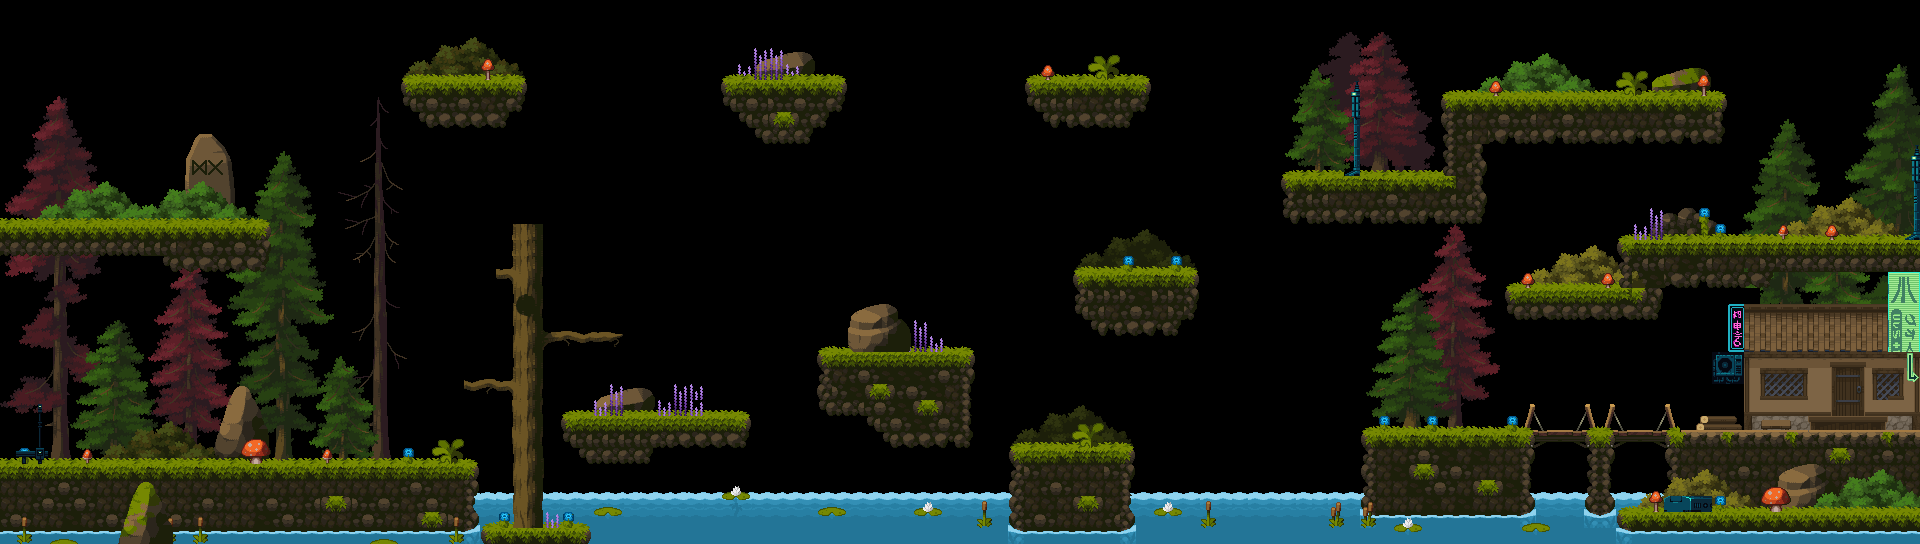

Tiled map render using the project's own tile images. Description and the map definition, with tile-layer contents summarised, below:
An orthogonal 120x34 tile map with 16x16 px tiles, 6 tile layers (Background4, Background3, Background2, Background1, ...), 13 tilesets and 56 objects (30x Coin, 9x ShopMenu, 3x SnailLeft, 3x BoarRight, 2x Potion, ...).

<map version="1.10" tiledversion="1.11.2" orientation="orthogonal" renderorder="right-down" width="120" height="34" tilewidth="16" tileheight="16" infinite="0" nextlayerid="17" nextobjectid="115">
 <editorsettings>
  <export target="level_embedded..tmx" format="tmx" />
 </editorsettings>
 <tileset firstgid="1" name="Tiles_alpha" tilewidth="16" tileheight="16" tilecount="625" columns="25" backgroundcolor="#00000000">
  <image source="../../../Assets/SpriteSheets/Legacy-Fantasy - High Forest 2.3/Assets/Tiles.png" trans="000000" width="400" height="400" />
 </tileset>
 <tileset firstgid="626" name="Red-Tree_alpha" tilewidth="16" tileheight="16" tilecount="6300" columns="84">
  <image source="../../../Assets/SpriteSheets/Legacy-Fantasy - High Forest 2.3/Trees/Red-Tree.png" trans="000000" width="1344" height="1200" />
 </tileset>
 <tileset firstgid="6926" name="Green-Tree_alpha" tilewidth="16" tileheight="16" tilecount="6300" columns="84">
  <image source="../../../Assets/SpriteSheets/Legacy-Fantasy - High Forest 2.3/Trees/Green-Tree.png" trans="000000" width="1344" height="1200" />
 </tileset>
 <tileset firstgid="13226" name="Props-Rocks_alpha" tilewidth="16" tileheight="16" tilecount="378" columns="18">
  <image source="../../../Assets/SpriteSheets/Legacy-Fantasy - High Forest 2.3/Assets/Props-Rocks.png" trans="000000" width="288" height="336" />
 </tileset>
 <tileset firstgid="13604" name="Buildings_alpha" tilewidth="16" tileheight="16" tilecount="625" columns="25">
  <image source="../../../Assets/SpriteSheets/Legacy-Fantasy - High Forest 2.3/Assets/Buildings.png" trans="000000" width="400" height="400" />
 </tileset>
 <tileset firstgid="14229" source="CyberOpen.tsx" />
 <tileset firstgid="14232" source="Shop_Menu.tsx" />
 <tileset firstgid="14241" source="antenna.tsx" />
 <tileset firstgid="14247" source="CyberTiles.tsx" />
 <tileset firstgid="14631" source="banner-neon-1.tsx" />
 <tileset firstgid="14634" source="control-box-3.tsx" />
 <tileset firstgid="14637" source="banner-arrow1.tsx" />
 <tileset firstgid="14639" source="banner-big-1.tsx" />
 <layer id="8" name="Background4" width="120" height="34">
  <data>[4080 cells, 1850 non-empty, 766 distinct tile ids]</data>
 </layer>
 <layer id="6" name="Background3" width="120" height="34">
  <data>[4080 cells, 808 non-empty, 407 distinct tile ids]</data>
 </layer>
 <layer id="1" name="Background2" width="120" height="34">
  <data>[4080 cells, 316 non-empty, 183 distinct tile ids]</data>
 </layer>
 <layer id="13" name="Background1" width="120" height="34">
  <data>[4080 cells, 144 non-empty, 59 distinct tile ids]</data>
 </layer>
 <layer id="2" name="Platforms" width="120" height="34">
  <data>[4080 cells, 213 non-empty, 15 distinct tile ids]</data>
 </layer>
 <objectgroup id="10" name="Objects">
  <object id="3" name="Coin" gid="541" x="490" y="383" width="16" height="16" />
  <object id="12" name="Coin" gid="541" x="712" y="62.5" width="16" height="16" />
  <object id="13" name="Coin" gid="541" x="104.667" y="136.667" width="16" height="16" />
  <object id="16" name="Coin" gid="541" x="536" y="530" width="16" height="16" />
  <object id="17" name="Coin" gid="541" x="682" y="418" width="16" height="16" />
  <object id="18" name="Coin" gid="541" x="867" y="331" width="16" height="16" />
  <object id="19" name="Potion" gid="566" x="1095" y="268" width="16" height="16" />
  <object id="23" name="Potion" gid="566" x="21.3333" y="222" width="16" height="16" />
  <object id="27" name="Coin" gid="541" x="120.667" y="136.667" width="16" height="16" />
  <object id="28" name="Coin" gid="541" x="136.667" y="136.667" width="16" height="16" />
  <object id="29" name="Coin" gid="541" x="152.667" y="136.667" width="16" height="16" />
  <object id="30" name="Coin" gid="541" x="1568.67" y="345.333" width="16" height="16" />
  <object id="31" name="Coin" gid="541" x="1584.67" y="345.333" width="16" height="16" />
  <object id="32" name="Coin" gid="541" x="1600.67" y="345.333" width="16" height="16" />
  <object id="33" name="Coin" gid="541" x="1616.67" y="345.333" width="16" height="16" />
  <object id="34" name="SnailLeft" gid="570" x="1122.75" y="82.5" width="16" height="16" />
  <object id="35" name="SnailLeft" gid="570" x="452.5" y="467" width="16" height="16" />
  <object id="36" name="BoarRight" gid="570" x="50.25" y="228.25" width="16" height="16" />
  <object id="37" name="BeeRight" gid="570" x="248.583" y="72" width="16" height="16" />
  <object id="38" name="BeeLeft" gid="570" x="1145.33" y="264.333" width="16" height="16" />
  <object id="40" name="SnailRight" gid="570" x="839.333" y="343.333" width="16" height="16" />
  <object id="41" name="SnailRight" gid="570" x="630.667" y="422" width="16" height="16" />
  <object id="42" name="BoarRight" gid="570" x="1641.33" y="247.333" width="16" height="16" />
  <object id="43" name="BoarRight" gid="570" x="1556.67" y="437.333" width="16" height="16" />
  <object id="44" name="Coin" gid="541" x="513.333" y="418" width="16" height="16" />
  <object id="45" name="Coin" gid="541" x="513.333" y="435.333" width="16" height="16" />
  <object id="46" name="Coin" gid="541" x="520.667" y="238.667" width="16" height="16" />
  <object id="47" name="Coin" gid="541" x="750.667" y="242" width="16" height="16" />
  <object id="48" name="Coin" gid="541" x="701.667" y="36.3333" width="16" height="16" />
  <object id="49" name="Coin" gid="541" x="520.5" y="62.1667" width="16" height="16" />
  <object id="50" name="Coin" gid="541" x="529.833" y="36" width="16" height="16" />
  <object id="51" name="PlayerRight" gid="570" x="37.6667" y="470.667" width="16" height="16" />
  <object id="52" name="Coin" gid="541" x="1110.67" y="355.333" width="16" height="16" />
  <object id="53" name="Coin" gid="541" x="1098" y="355.333" width="16" height="16" />
  <object id="54" name="Coin" gid="541" x="1036.67" y="442.667" width="16" height="16" />
  <object id="55" name="Coin" gid="541" x="1023.67" y="442.667" width="16" height="16" />
  <object id="60" name="SnailLeft" gid="570" x="1429.33" y="182" width="16" height="16" />
  <object id="69" name="Coin" gid="541" x="158" y="350.667" width="16" height="16" />
  <object id="70" name="Coin" gid="541" x="174" y="350.667" width="16" height="16" />
  <object id="71" name="Coin" gid="541" x="190" y="350.667" width="16" height="16" />
  <object id="72" name="Coin" gid="541" x="206" y="350.667" width="16" height="16" />
  <object id="73" name="Coin" gid="13523" x="223.75" y="350.5" width="16" height="16" />
  <object id="74" name="Coin" gid="366" x="240.125" y="351.875" width="16" height="16" />
  <object id="80" name="Open1" gid="14229" x="1816" y="380" width="16" height="16" />
  <object id="81" name="Open2" gid="14230" x="1816" y="396" width="16" height="16" />
  <object id="82" name="Open3" gid="14231" x="1816" y="412" width="16" height="16" />
  <object id="95" name="ShopMenu" gid="14232" x="1824" y="320" width="16" height="16" />
  <object id="96" name="ShopMenu" gid="14235" x="1824" y="336" width="16" height="16" />
  <object id="97" name="ShopMenu" gid="14238" x="1824" y="352" width="16" height="16" />
  <object id="98" name="ShopMenu" gid="14239" x="1840" y="352" width="16" height="16" />
  <object id="99" name="ShopMenu" gid="14236" x="1840" y="336" width="16" height="16" />
  <object id="100" name="ShopMenu" gid="14233" x="1840" y="320" width="16" height="16" />
  <object id="101" name="ShopMenu" gid="14240" x="1856" y="352" width="16" height="16" />
  <object id="102" name="ShopMenu" gid="14237" x="1856" y="336" width="16" height="16" />
  <object id="103" name="ShopMenu" gid="14234" x="1856" y="320" width="16" height="16" />
  <object id="114" name="NextLvl" gid="340" x="1904" y="400" width="16" height="16" />
 </objectgroup>
 <layer id="7" name="Foreground" width="120" height="34">
  <data>[4080 cells, 114 non-empty, 73 distinct tile ids]</data>
 </layer>
</map>
